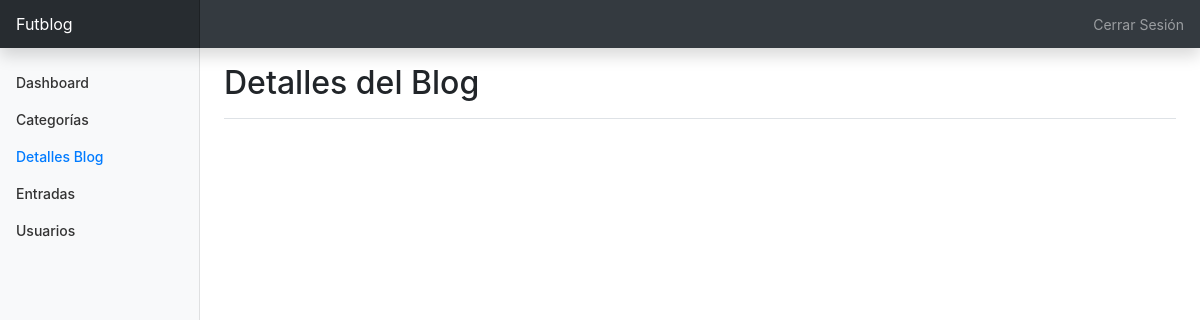
Before: /detallesblog/ with the older database file.
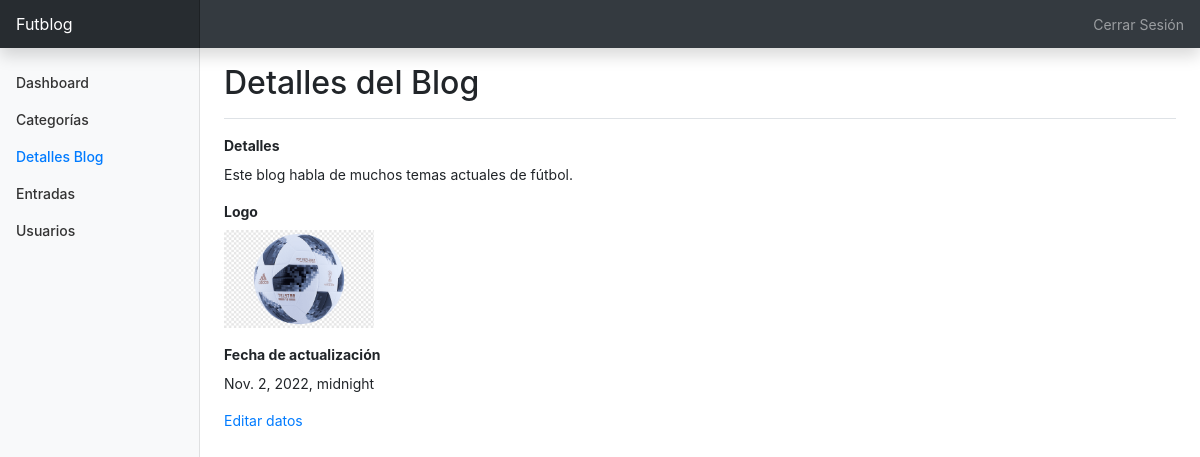
After: the same page with the newer database file.
### detallesblog/models.py (models this page shows)
class DetallesBlog(models.Model):
    detalles = models.CharField(max_length=5000, default="DEFAULT VALUE")
    logo = models.FileField()
    created_at = models.DateTimeField(auto_now_add=True)
    updated_at = models.DateTimeField(auto_now_add=True)
    class Meta:
        db_table = "detallesblog"

### detallesblog/views.py (the view)
# urls.py: path("detallesblog/", MostrarDetallesBlog.as_view(template_name="detallesblog/index.html"), name="detallesblog"),
class MostrarDetallesBlog(ListView):
    model = DetallesBlog

### detallesblog/templates/detallesblog/index.html (shortened to what this page needs)
<!doctype html>
<html lang="en">
  <head>
    {% load bootstrap4 %}
    {% bootstrap_css %}
    {% load static %}
    <link rel="stylesheet" type="text/css" href="{% static 'css/dashboard.css' %}">
    <link rel="stylesheet" type="text/css" href="{% static 'css/estilos.css' %}">
    {% load icon %}
  </head>
  <body>
<nav class="navbar navbar-dark sticky-top bg-dark flex-md-nowrap p-0 shadow">
  <a class="navbar-brand col-md-3 col-lg-2 mr-0 px-3" href="#">Futblog</a>
  <ul class="navbar-nav px-3">
    <li class="nav-item text-nowrap">
      <a class="nav-link" href="#">Cerrar Sesión</a>
    </li>
  </ul>
</nav>
<div class="container-fluid">
  <div class="row">
    <nav id="sidebarMenu" class="col-md-3 col-lg-2 d-md-block bg-light sidebar collapse">
      <div class="sidebar-sticky pt-3">
        <ul class="nav flex-column">
          <li class="nav-item">
            <a class="nav-link" href="#">
              Dashboard
            </a>
          </li>
          <li class="nav-item">
            <a class="nav-link" href="{% url 'listadodecategorias' %}">
              Categorías
            </a>
          </li>
          <li class="nav-item">
            <a class="nav-link active" href="{% url 'detallesblog' %}">
              Detalles Blog <span class="sr-only">(current)</span>
            </a>
          </li>
          <li class="nav-item">
            <a class="nav-link" href="{% url 'listadodeentradas' %}">
              Entradas
            </a>
          </li>
          <li class="nav-item">
            <a class="nav-link" href="{% url 'listadodeusuarios' %}">
              Usuarios
            </a>
          </li>
        </ul>
      </div>
    </nav>
    <main role="main" class="col-md-9 ml-sm-auto col-lg-10 px-md-4">
      <div class="d-flex justify-content-between flex-wrap flex-md-nowrap align-items-center pt-3 pb-2 mb-3 border-bottom">
        <h1 class="h2">Detalles del Blog</h1>
      </div>
      {% for detallesblog in object_list %}
        <label for="detalles" class="negritatxt">Detalles</label>
        <p>
            {{ detallesblog.detalles }}
        </p>
        <label for="logo" class="negritatxt">Logo</label>
        <p>
            <img src="{% static 'uploads/' %}{{ detallesblog.logo }}" class="img-fluid" width="150" height="150" alt="{{ detallesblog.logo }}"></img>
        </p>
        <label for="updated_at" class="negritatxt">Fecha de actualización</label>
        <p>
            {{ detallesblog.updated_at }}
        </p>
        <a href="/detallesblog/editar/{{ detallesblog.id }}" title="editar" type="button" class="btn-btn-primary">Editar datos</a>
      {% endfor %}
    </main>
  </div>
</div>
  </body>
</html>

### categorias/static/css/dashboard.css (style rules this page uses)
body { font-size: .875rem; }
.sidebar { position: fixed; top: 0; bottom: 0; left: 0; z-index: 100; padding: 48px 0 0; box-shadow: inset -1px 0 0 rgba(0, 0, 0, .1); }
.sidebar-sticky { position: relative; top: 0; height: calc(100vh - 48px); padding-top: .5rem; overflow-x: hidden; overflow-y: auto; }
.sidebar .nav-link { font-weight: 500; color: #333; }
.sidebar .nav-link.active { color: #007bff; }
.navbar-brand { padding-top: .75rem; padding-bottom: .75rem; font-size: 1rem; background-color: rgba(0, 0, 0, .25); box-shadow: inset -1px 0 0 rgba(0, 0, 0, .25); }

### categorias/static/css/estilos.css (style rules this page uses)
.negritatxt { font-weight: bold; }

Changed rows visible on the page:
added DetallesBlog: detalles "Este blog habla de muchos temas actuales de fútbol.", logo (picture), updated_at "Nov. 2, 2022, midnight"
